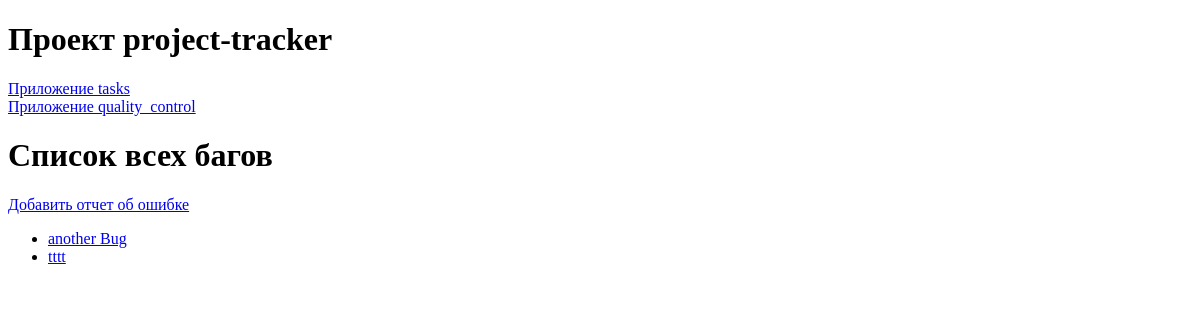
The page /quality_control/bugs/ on the database as committed earlier.
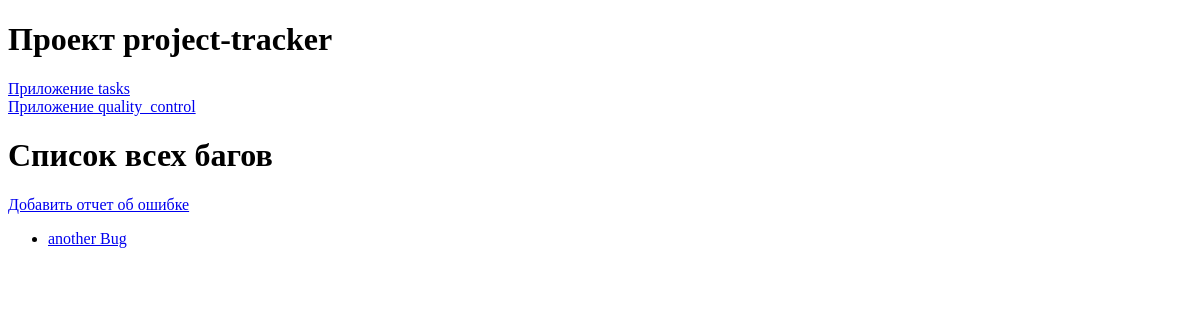
The same page on the database as committed later.
### quality_control/models.py (models this page shows)
class BugReport(models.Model):
    STATUS_CHOICES = [
        ('New', 'Новая'),
        ('In_progress', 'В работе'),
        ('Completed', 'Завершена'),
    ]
    PRIORITY_CHOICES = [
        (0, 'Not important'),
        (1, 'Very low'),
        (2, 'Low'),
        (3, 'Normal'),
        (4, 'High'),
        (5, 'Very High'),
    ]
    title = models.CharField(max_length=100)
    description = models.TextField()
    project = models.ForeignKey(
        Project,
        on_delete=models.CASCADE
    )
    task = models.ForeignKey(
        Task,
        on_delete=models.SET_NULL,
        null=True,
        blank=True
    )
    status = models.CharField(
        max_length=50,
        choices=STATUS_CHOICES,
        default='New',
    )
    priority = models.IntegerField(
        choices=PRIORITY_CHOICES,
        default=0,
    )
    created_at = models.DateTimeField(auto_now_add=True)
    updated_at = models.DateTimeField(auto_now=True)

### quality_control/views.py (the view)
# urls.py: path('bugs/', views.BugReportListView.as_view(), name='bugs_list'),
class BugReportListView(ListView):
    model = BugReport
    context_object_name='bugs_list'
    template_name = 'quality_control/bugs_list.html'

### quality_control/templates/quality_control/bugs_list.html
{% extends 'base/base.html' %}
{% block content %}
    <h1>Список всех багов</h1>
    <p><a href="{% url 'quality_control:bug_report' %}">Добавить отчет об ошибке</a></p>
    <ul>
        {% for bug in bugs_list %}
            <li><a href="{% url 'quality_control:bug_detail' bug.id %}">{{ bug.title }}</a></li>
        {% endfor %}
    </ul>
{% endblock %}

Rows that differ between the two databases and show on the page:
removed BugReport: title "tttt"
